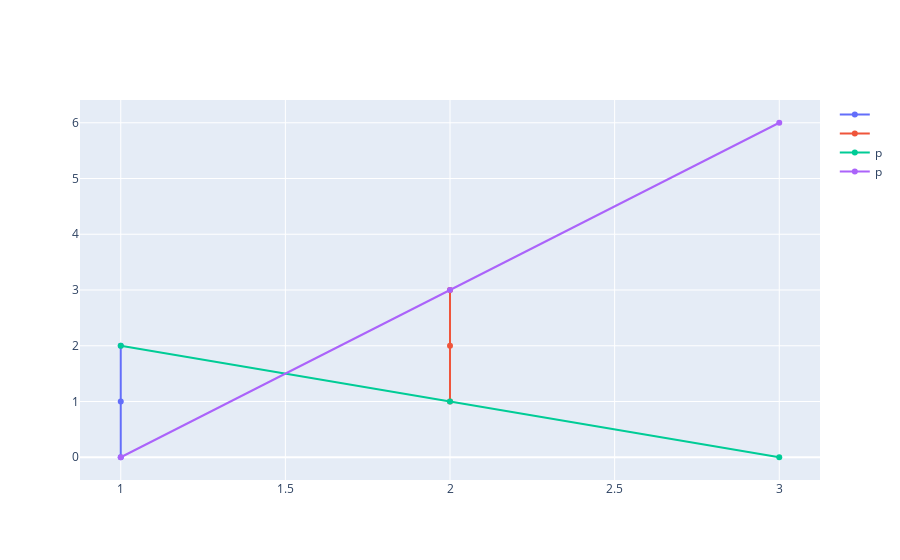

This figure's notebook cell:
### Code cell


### Figure 1 — Plotly figure (JSON) as saved in the notebook; plotly's stock layout.template omitted (floating-point values rounded to 4 significant figures)
{"data": [{"name": "", "type": "scatter", "x": [1, 1, 1], "y": [2, 1, 0]}, {"name": "", "type": "scatter", "x": [2, 2, 2], "y": [3, 2, 1]}, {"name": "p", "type": "scatter", "x": [1, 2, 3], "y": [2, 1, 0]}, {"name": "p", "type": "scatter", "x": [1, 2, 3], "y": [0, 3, 6]}], "layout": {}}
